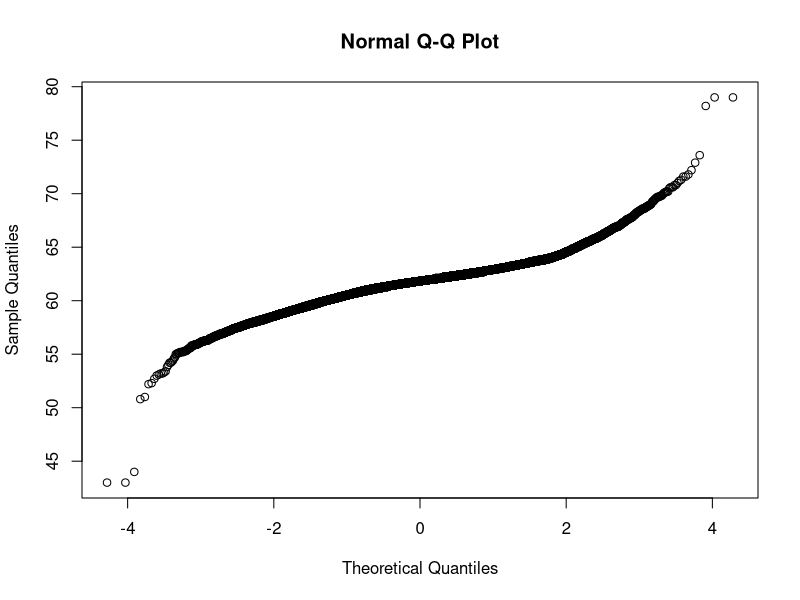
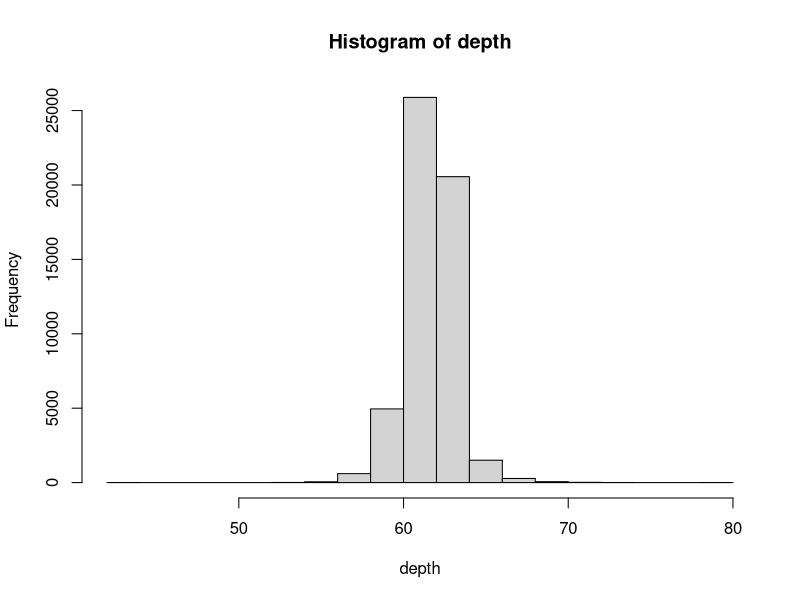

Recreate these plots in R, in order.
## Test for normality
#dataset = diamonds
#what does depth tell us?
#2 graphical tests


library(ggplot2)

head(diamonds)

attach(diamonds)

qqnorm(depth) #looks too curvy for normal distr

hist(depth) #also does not look normal

depthsmall = sample(depth, 5000) #sampling to get vector fitted shapiro

shapiro.test(depthsmall) #wilk test from base pack

#test for normality
library(nortest)

#diff testsb below
cvm.test(depth) 

lillie.test(depth)

sf.test(depthsmall)

pearson.test(depth)
